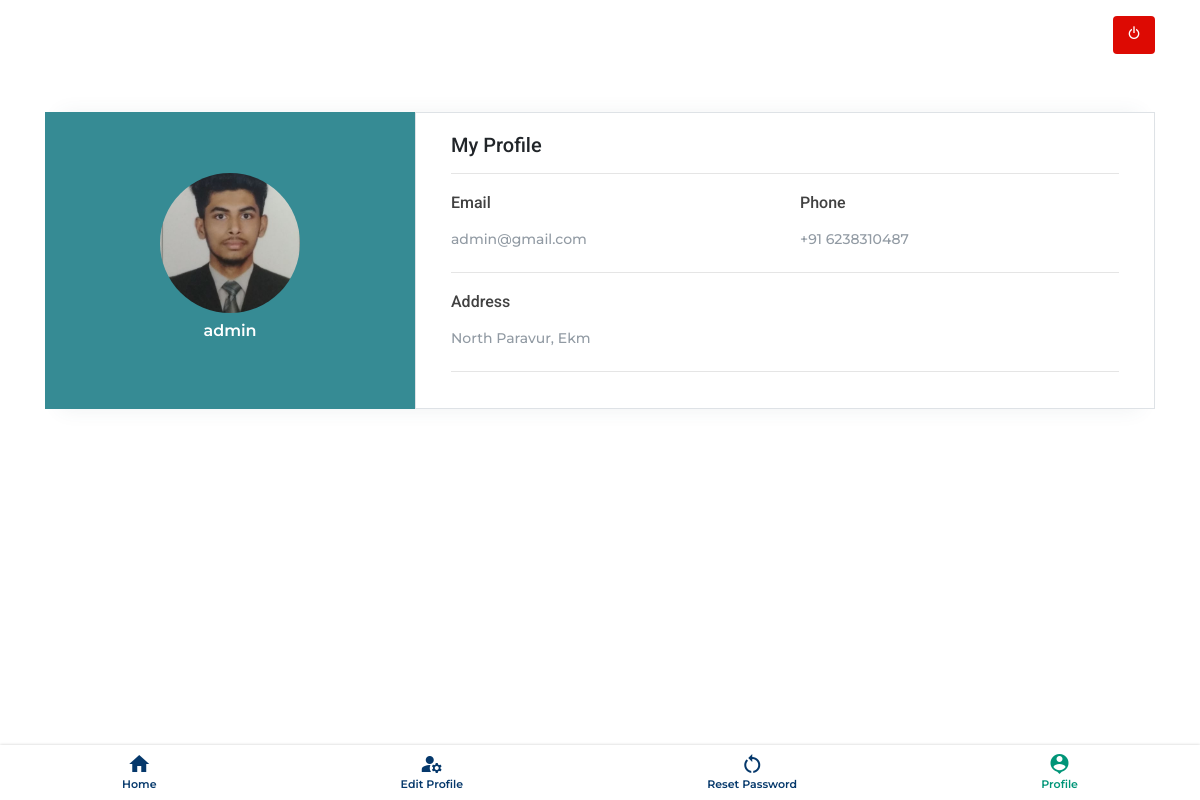
Page /user_details/ (signed in) on the committed database.
### arman/models.py (models this page shows)
class AdminDetails(models.Model):
    user = models.ForeignKey(User, on_delete=models.CASCADE, null=True)
    Mobile = models.CharField(max_length=12)
    Image = models.ImageField(upload_to='images', blank=True)
    Address = models.CharField(max_length=250, blank=True, null=True)

### arman/views.py (the view)
# urls.py: path('user_details/', views.user_details, name='user_details'),
def user_details(request):
    if request.user.is_superuser:
        user = User.objects.get(is_superuser=True)
        details_1 = AdminDetails.objects.get(user=user.id)
        details_2 = User.objects.get(id=user.id)
        return render(request, 'user_details.html', {'detail': details_1, 'detailData': details_2})
    else:
        return redirect('/')

### arman/templates/user_details.html (shortened to what this page needs)
{% load static %}
<!DOCTYPE html>
<html lang="en">
<head>
    <link rel="stylesheet" href="{% static 'css/main.css' %}">
    <link rel="stylesheet" href="https://stackpath.bootstrapcdn.com/bootstrap/4.3.1/css/bootstrap.min.css">
    <link rel="stylesheet" href="https://cdn.jsdelivr.net/npm/boxicons@latest/css/boxicons.min.css">
    <link rel="stylesheet" href="https://unpkg.com/boxicons@latest/css/boxicons.min.css">
</head>
<body>
    <nav class="nav">
        <a href="{% url 'user_home' %}" class="nav__link ">
            <i class="material-icons nav__icon">home</i>
            <span class="nav__text">Home</span>
        </a>
        <a href="{% url 'edit_profile' %}" class="nav__link ">
            <i class="material-icons nav__icon">manage_accounts</i>
            <span class="nav__text">Edit Profile</span>
        </a>
        <a href="{% url 'reset_password' %}" class="nav__link">
            <i class="material-icons nav__icon">restart_alt</i>
            <span class="nav__text">Reset Password</span>
        </a>
        <a href="{% url 'user_test_details' %}" class="nav__link nav__link--active">
            <i class="material-icons nav__icon">person_pin</i>
            <span class="nav__text">Profile</span>
        </a>
    </nav>
    <div class="container pt-3">
        <a href="{% url 'logout' %}" class="btn" style="float: right;background-color: #dd0a03;"><i
                class='bx bx-power-off' style="color: #fff;"></i></a>
    </div>
    <section class="myprofile mt-5" id="myprofile">
        <div class="container d-flex justify-content-center">
            <div class="mx-auto d-block col-md-12 pt-5 ">
                <div class="card user-card-full ">
                    <div class="row m-l-0 m-r-0">
                        <div class="col-sm-4  user-profile d-flex justify-content-center">
                            <div class="card-block text-center text-white d-flex justify-content-center" id="profilecard">
                                <div class="img-box  d-flex justify-content-center">
                                    {% if details.Image == "/static/images/fav_rm.png" %}
                                    <img src="/static/images/fav_rm.png" alt="/static/images/fav_rm.png"
                                        class="img-fluid">
                                    {% else %}
                                    <img src="{{detail.Image.url}}" alt="{{user_data.image.url}}" class="img-fluid">
                                    {%endif%}
                                </div>
                                <h6 class="user_name pt-2">
                                    {{detailData.username}}
                                </h6>
                            </div>
                        </div>
                        <div class="col-sm-8 user-details border">
                            <div class="card-block">
                                <h6 class="profile_heading">My Profile</h6>
                                <hr>
                                <div class="row">
                                    <div class="col-sm-6">
                                        <p class="sub_heading">Email</p>
                                        <h6 class="text-muted f-w-400">
                                            {{detailData.email}}
                                        </h6>
                                    </div>
                                    <div class="col-sm-6" id="sub">
                                        <p class="sub_heading">Phone</p>
                                        <h6 class="text-muted f-w-400">+91 {{detail.Mobile}}</h6>
                                    </div>
                                </div>
                                <hr>
                                <div class="row">
                                    <div class="col-sm-6">
                                        <p class="sub_heading">Address</p>
                                        <h6 class="text-muted f-w-400">
                                            {{detail.Address}}
                                        </h6>
                                    </div>
                                </div>
                                <hr>
                            </div>
                        </div>
                    </div>
                </div>
            </div>
        </div>
    </section>
</body>
</html>

### arman/static/css/main.css (style rules this page uses)
html { scroll-behavior: smooth; }
* { margin: 0; padding: 0; list-style-type: none; box-sizing: border-box; text-decoration: none; scroll-behavior: smooth; }
body { font-family: sans-serif !important; }
.nav { position: fixed; bottom: 0; width: 100%; height: 55px; box-shadow: 0 0 3px rgba(0, 0, 0, 0.2); background-color: #ffffff; display: flex; overflow-x: auto; z-index: 9999999999999; }
.nav__link { font-family: "Montserrat", sans-serif; font-weight: 550; display: flex; flex-direction: column; align-items: center; justify-content: center; flex-grow: 1; min-width: 50px; overflow: hidden; white-space: nowrap; font-size: 11px; color: #05386B; text-decoration: none; -webkit-tap-highlight-color: transparent; transition: background-color 0.1s ease-in-out; }
.nav__link--active { color: #009578; }
.nav__icon { font-size: 18px; }
#myprofile { width: 100%; height: auto; }
#myprofile .card { border-radius: 5px; -webkit-box-shadow: 0 1px 20px 0 rgba(69, 90, 100, 0.08); box-shadow: 0 1px 20px 0 rgba(69, 90, 100, 0.08); border: none; margin-bottom: 30px; }
#profilecard { display: flex; justify-content: center; align-items: center; flex-direction: column; }
#myprofile .user-card-full .user-profile { font-family: "Montserrat", sans-serif; font-size: 14px; font-weight: 500; }
#myprofile .user-profile { background: #368B94; }
#myprofile .user-profile .user_name { background: #368B94; }
#myprofile .user-profile .img-fluid { width: 140px; height: 140px; object-fit: cover; border-radius: 50%; }
#myprofile .user-details { background-color: #fff !important; }
#myprofile .card-block .profile_heading { font-family: 'Roboto', sans-serif; font-size: 1.25rem; font-weight: 500; }
#myprofile .card-block .sub_heading { font-family: 'Roboto', sans-serif; font-size: 1rem; font-weight: 500; color: #272727e0; }
#myprofile .card-block { padding: 1.25rem }
#myprofile .card .card-block p { line-height: 25px }
#myprofile .text-muted { color: #919aa3 !important; font-family: "Montserrat", sans-serif; font-size: 14px; }
#myprofile .user_name { font-weight: 600; }

### rows in the picture
AdminDetails: Image (picture), Mobile "6238310487", Address "North Paravur, Ekm"

### other values in the picture
{{ detailData.username }} "admin"
{{ detailData.email }} "admin@gmail.com"
